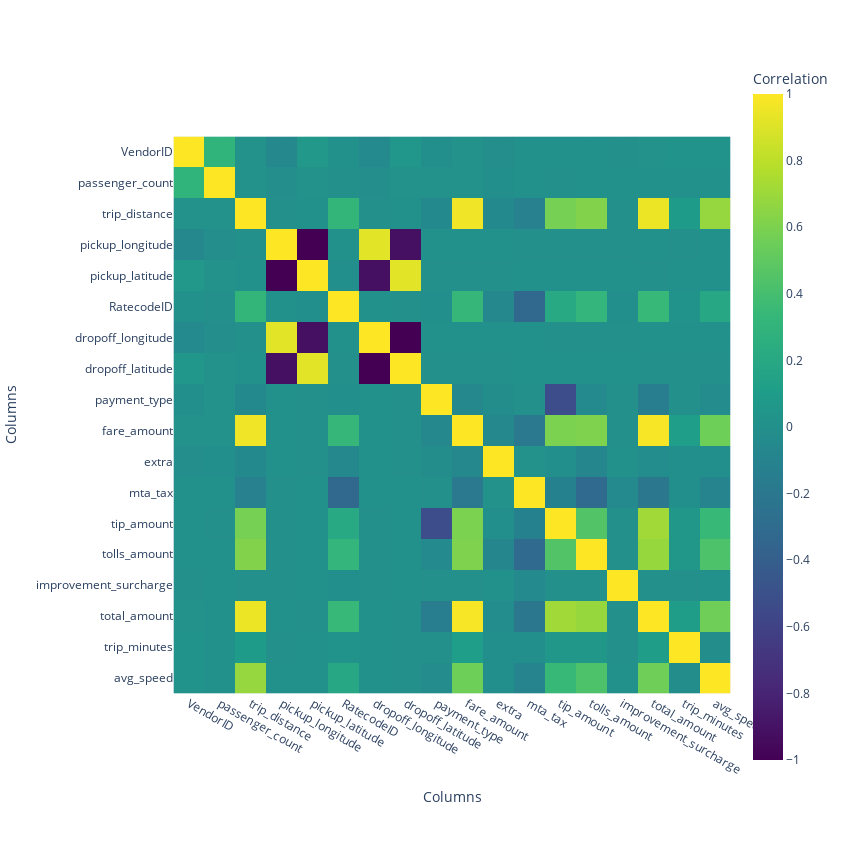

The notebook cell saved with this chart:
### Code cell
%%time
fig = px.imshow(corr_mat, color_continuous_scale='Viridis',
               labels=dict(x='Columns',y='Columns', color='Correlation'),
               x=corr_mat.columns, y=corr_mat.columns)

fig.update_layout(
    autosize=False,
    width=850,
    height=850)

fig.show()

### Figure 1 — Plotly figure (JSON) as saved in the notebook; plotly's stock layout.template omitted (floating-point values rounded to 4 significant figures; data arrays with more than 128 entries replaced by an {"elided": "..."} marker saying what was removed)
{"data": [{"coloraxis": "coloraxis", "hovertemplate": "Columns: %{x}<br>Columns: %{y}<br>Correlation: %{z}<extra></extra>", "type": "heatmap", "x": ["VendorID", "passenger_count", "trip_distance", "pickup_longitude", "pickup_latitude", "RatecodeID", "dropoff_longitude", "dropoff_latitude", "payment_type", "fare_amount", "extra", "mta_tax", "tip_amount", "tolls_amount", "improvement_surcharge", "total_amount", "trip_minutes", "avg_speed"], "y": ["VendorID", "passenger_count", "trip_distance", "pickup_longitude", "pickup_latitude", "RatecodeID", "dropoff_longitude", "dropoff_latitude", "payment_type", "fare_amount", "extra", "mta_tax", "tip_amount", "tolls_amount", "improvement_surcharge", "total_amount", "trip_minutes", "avg_speed"], "z": {"elided": "18x18 float values"}}], "layout": {"autosize": false, "coloraxis": {"colorbar": {"title": {"text": "Correlation"}}, "colorscale": [[0, "#440154"], [0.1111, "#482878"], [0.2222, "#3e4989"], [0.3333, "#31688e"], [0.4444, "#26828e"], [0.5556, "#1f9e89"], [0.6667, "#35b779"], [0.7778, "#6ece58"], [0.8889, "#b5de2b"], [1, "#fde725"]]}, "height": 850, "margin": {"t": 60}, "width": 850, "xaxis": {"constrain": "domain", "scaleanchor": "y", "title": {"text": "Columns"}}, "yaxis": {"autorange": "reversed", "constrain": "domain", "title": {"text": "Columns"}}}}
